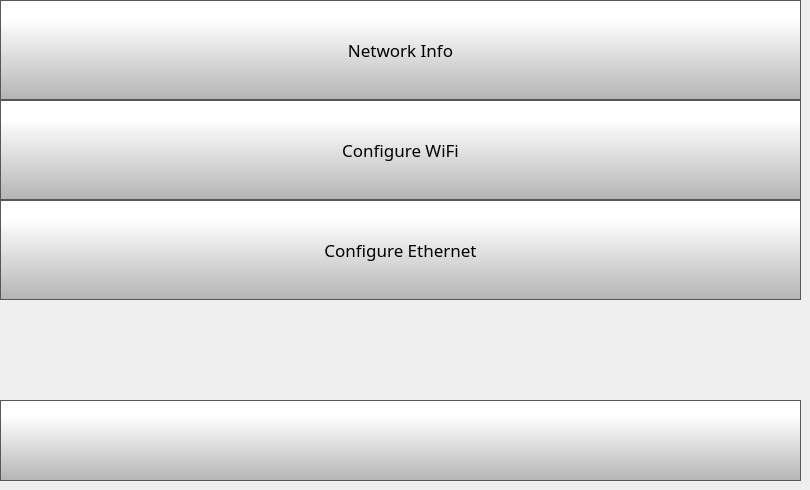
    <widget class="QWidget" name="networkSettingsPage">
     <widget class="QPushButton" name="networkInfoButton">
      <property name="geometry">
       <rect>
        <x>0</x>
        <y>0</y>
        <width>801</width>
        <height>100</height>
       </rect>
      </property>
      <property name="minimumSize">
       <size>
        <width>0</width>
        <height>70</height>
       </size>
      </property>
      <property name="font">
       <font>
        <family>Gotham</family>
        <pointsize>13</pointsize>
       </font>
      </property>
      <property name="styleSheet">
       <string notr="true">QPushButton {
     border: 1px solid rgb(87, 87, 87);
	background-color: qlineargradient(spread:pad, x1:0, y1:1, x2:0, y2:0.188, stop:0 rgba(180, 180, 180, 255), stop:1 rgba(255, 255, 255, 255));


}

QPushButton:pressed {
    background-color: qlineargradient(x1: 0, y1: 0, x2: 0, y2: 1,
                                      stop: 0 #dadbde, stop: 1 #f6f7fa);
}

QPushButton:flat {
    border: none; /* no border for a flat push button */
}

QPushButton:default {
    border-color: navy; /* make the default button prominent */
}

QPushButton:focus {
	outline: none;
}</string>
      </property>
      <property name="text">
       <string>Network Info</string>
      </property>
      <property name="iconSize">
       <size>
        <width>40</width>
        <height>40</height>
       </size>
      </property>
     </widget>
     <widget class="QPushButton" name="configureWifiButton">
      <property name="geometry">
       <rect>
        <x>0</x>
        <y>100</y>
        <width>801</width>
        <height>100</height>
       </rect>
      </property>
      <property name="minimumSize">
       <size>
        <width>0</width>
        <height>70</height>
       </size>
      </property>
      <property name="font">
       <font>
        <family>Gotham</family>
        <pointsize>13</pointsize>
       </font>
      </property>
      <property name="styleSheet">
       <string notr="true">QPushButton {
     border: 1px solid rgb(87, 87, 87);
	background-color: qlineargradient(spread:pad, x1:0, y1:1, x2:0, y2:0.188, stop:0 rgba(180, 180, 180, 255), stop:1 rgba(255, 255, 255, 255));


}

QPushButton:pressed {
    background-color: qlineargradient(x1: 0, y1: 0, x2: 0, y2: 1,
                                      stop: 0 #dadbde, stop: 1 #f6f7fa);
}

QPushButton:flat {
    border: none; /* no border for a flat push button */
}

QPushButton:default {
    border-color: navy; /* make the default button prominent */
}

QPushButton:focus {
	outline: none;
}</string>
      </property>
      <property name="text">
       <string>Configure WiFi</string>
      </property>
      <property name="iconSize">
       <size>
        <width>40</width>
        <height>40</height>
       </size>
      </property>
     </widget>
     <widget class="QPushButton" name="configureEthButton">
      <property name="geometry">
       <rect>
        <x>0</x>
        <y>200</y>
        <width>801</width>
        <height>100</height>
       </rect>
      </property>
      <property name="minimumSize">
       <size>
        <width>0</width>
        <height>70</height>
       </size>
      </property>
      <property name="font">
       <font>
        <family>Gotham</family>
        <pointsize>13</pointsize>
       </font>
      </property>
      <property name="styleSheet">
       <string notr="true">QPushButton {
     border: 1px solid rgb(87, 87, 87);
	background-color: qlineargradient(spread:pad, x1:0, y1:1, x2:0, y2:0.188, stop:0 rgba(180, 180, 180, 255), stop:1 rgba(255, 255, 255, 255));


}

QPushButton:pressed {
    background-color: qlineargradient(x1: 0, y1: 0, x2: 0, y2: 1,
                                      stop: 0 #dadbde, stop: 1 #f6f7fa);
}

QPushButton:flat {
    border: none; /* no border for a flat push button */
}

QPushButton:default {
    border-color: navy; /* make the default button prominent */
}

QPushButton:focus {
	outline: none;
}</string>
      </property>
      <property name="text">
       <string>Configure Ethernet</string>
      </property>
      <property name="iconSize">
       <size>
        <width>40</width>
        <height>40</height>
       </size>
      </property>
     </widget>
     <widget class="QPushButton" name="networkSettingsBackButton">
      <property name="geometry">
       <rect>
        <x>0</x>
        <y>400</y>
        <width>801</width>
        <height>81</height>
       </rect>
      </property>
      <property name="minimumSize">
       <size>
        <width>0</width>
        <height>0</height>
       </size>
      </property>
      <property name="font">
       <font>
        <family>Gotham Light</family>
        <pointsize>9</pointsize>
       </font>
      </property>
      <property name="styleSheet">
       <string notr="true">QPushButton {
     border: 1px solid rgb(87, 87, 87);
	background-color: qlineargradient(spread:pad, x1:0, y1:1, x2:0, y2:0.188, stop:0 rgba(180, 180, 180, 255), stop:1 rgba(255, 255, 255, 255));


}

QPushButton:pressed {
    background-color: qlineargradient(x1: 0, y1: 0, x2: 0, y2: 1,
                                      stop: 0 #dadbde, stop: 1 #f6f7fa);
}

QPushButton:flat {
    border: none; /* no border for a flat push button */
}

QPushButton:default {
    border-color: navy; /* make the default button prominent */
}</string>
      </property>
      <property name="text">
       <string/>
      </property>
      <property name="icon">
       <iconset>
        <normaloff>templates/img/arrows-4.png</normaloff>templates/img/arrows-4.png</iconset>
      </property>
      <property name="iconSize">
       <size>
        <width>50</width>
        <height>50</height>
       </size>
      </property>
      <property name="checkable">
       <bool>false</bool>
      </property>
      <property name="autoDefault">
       <bool>false</bool>
      </property>
      <property name="default">
       <bool>false</bool>
      </property>
      <property name="flat">
       <bool>false</bool>
      </property>
     </widget>
    </widget>
